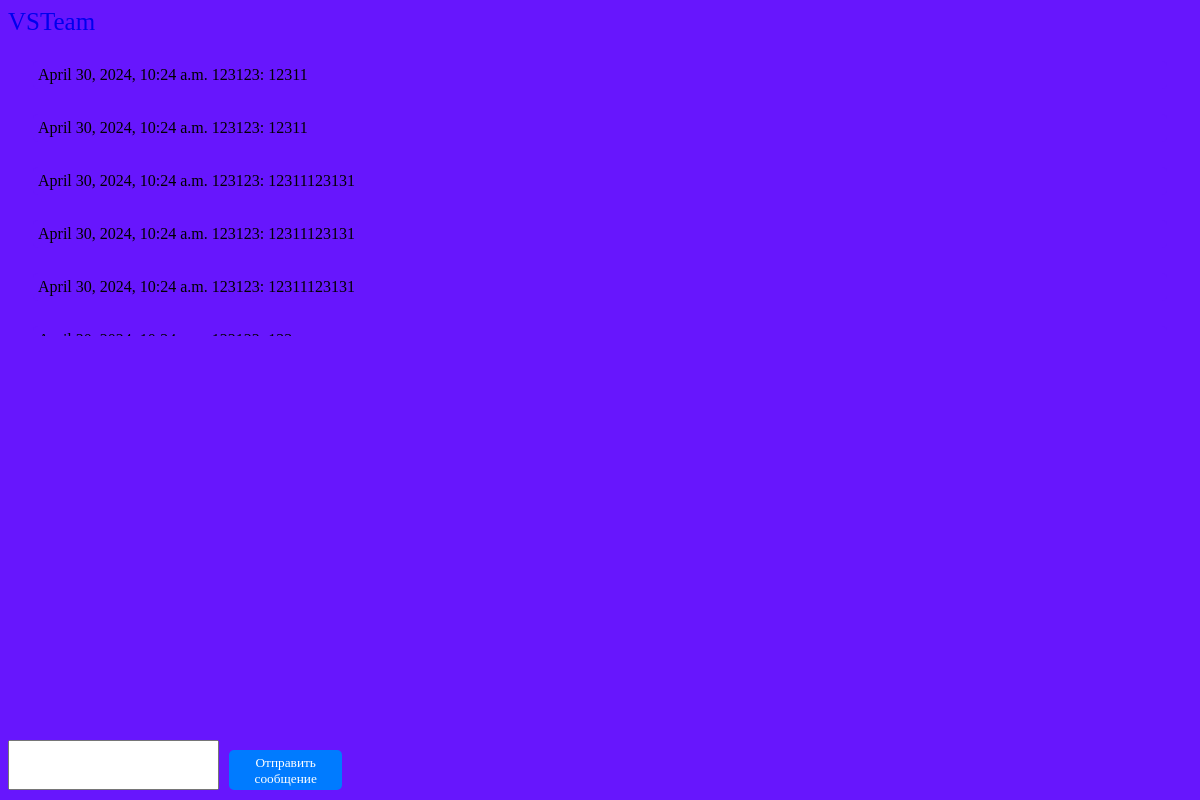
The page /chat/123123 (signed in) on the database its author committed.
### my_codes/models.py (models this page shows)
class Message(models.Model):
    author = models.ForeignKey(User, on_delete=models.CASCADE, related_name='sent_messages')
    recipient = models.ForeignKey(User, on_delete=models.CASCADE, related_name='received_messages')
    text = models.CharField(max_length=4096)
    timestamp = models.DateTimeField(auto_now_add=True)

### my_codes/views.py (the view)
# urls.py: path("chat/<str:username>", views.chat_page, name="chat"),
def chat_page(request, username):
    user = request.user
    context = {}
    if username is None:
        return HttpResponse(status=400)
    recipient = User.objects.filter(username=username).first()
    messages_list = list(
        Message.objects.filter(Q(author=user, recipient=recipient) | Q(author=recipient, recipient=user)).order_by(
            'timestamp'))
    context['messages'] = messages_list
    return render(request, 'chat.html', context)

### my_codes/templates/chat.html (shortened to what this page needs)
<!DOCTYPE html>
<html lang="en">
<head>
</head>
<body>
<header>
    <a href="{% url 'homePage' %}" style="font-family:'Rocher'; font-size: 25px; text-decoration:none;">VSTeam</a>
</header>
    <div class="message-container">
        {% for message in messages %}
        <div class="message">{{ message.timestamp }} {{ message.author }}: {{ message.text }}</div>
        {% endfor %}
    </div>
    <div class="message_mess">
    <input type="text" id="message">
    <button onclick="sendMessage()" class="mess_styles">Отправить сообщение</button>
    </div>
</body>
</html>

### my_codes/templates/chat.html (style rules this page uses)
.message-container { max-height: 300px; overflow-y: scroll; }
.message { margin: 25px; padding: 5px; background-color: #f9f9f9; border-radius: 5px; font-family:'Rocher'; background-color: rgb(103, 22, 253); }
.mess_styles { margin-top: 10px; padding: 5px 10px; background-color: #007bff; color: white; border: none; border-radius: 5px; cursor: pointer; height:40px; font-family:'Rocher'; }
input[type="text"] { width: 80%; padding: 5px; margin-right: 10px; font-family: 'Rocher'; }
button.mess_styles { margin-top: 10px; }
.message_mess { position:absolute; bottom: 10px; display:flex; font-family:'Rocher'; }
body { background-color: rgb(103, 22, 253); }
.mess_styles { bottom: 20px; position:flex; }

### rows shown on the page
Message: timestamp "April 30, 2024, 10:24 a.m.", author "123123", text "12311"
Message: timestamp "April 30, 2024, 10:24 a.m.", author "123123", text "12311"
Message: timestamp "April 30, 2024, 10:24 a.m.", author "123123", text "12311123131"
Message: timestamp "April 30, 2024, 10:24 a.m.", author "123123", text "12311123131"
Message: timestamp "April 30, 2024, 10:24 a.m.", author "123123", text "12311123131"
